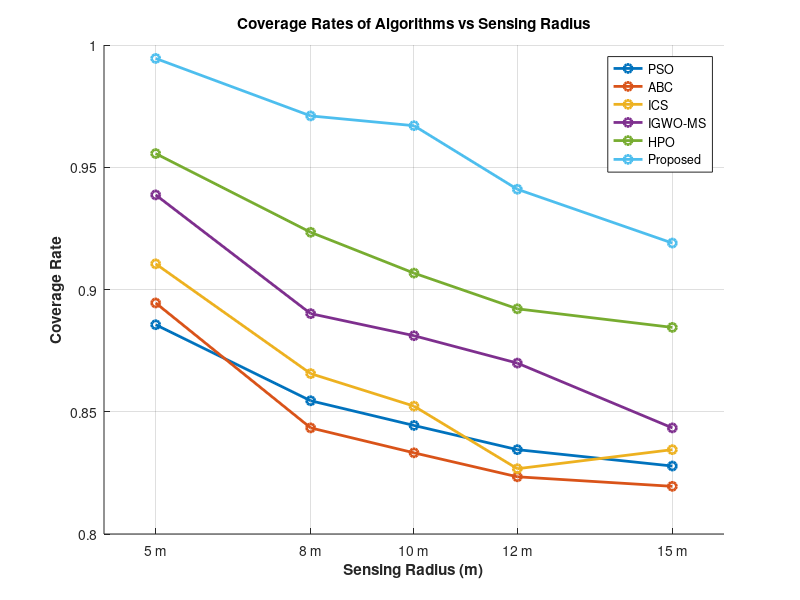

MATLAB code to generate this figure: (Note: this script raises an error after producing the figure.)
% MATLAB Code to Compare Coverage Rates vs Sensing Radius

% Define algorithms and their coverage rates for each case
algorithms = {'PSO', 'ABC', 'ICS', 'IGWO-MS', 'HPO', 'Proposed'};
coverage_rates = [
    0.8856, 0.8545, 0.8444, 0.8345 0.8278;  % PSO
    0.8945, 0.8434, 0.8332, 0.8234  0.8195;  % ABC
    0.9105, 0.8656, 0.8523, 0.8267, 0.8345;  % ICS
    0.9387, 0.89013, 0.8811, 0.8699, 0.8434;  % IGWO-MS
    0.9556, 0.9234, 0.9067, 0.8921, 0.8845;  % HPO
    0.9945, 0.9710, 0.967, 0.9410, 0.9190   % Proposed
];

% Define sensing radii for each case
sensing_radii = [5, 8, 10, 12, 15]; % in meters

% Create a figure for the coverage rates vs sensing radius
figure('Position', [100, 100, 800, 500]);
hold on;

% Plot coverage rates for each algorithm
for i = 1:length(algorithms)
    plot(sensing_radii, coverage_rates(i, :), '-o', 'DisplayName', algorithms{i}, 'LineWidth', 2);
end

hold off;

% Title and labels
title('Coverage Rates of Algorithms vs Sensing Radius', 'FontWeight', 'bold');
xlabel('Sensing Radius (m)', 'FontWeight', 'bold');
ylabel('Coverage Rate', 'FontWeight', 'bold');
xticks(sensing_radii);
xticklabels({'5 m', '8 m','10 m','12 m', '15 m'});
legend('Location', 'best');
grid on;

% Adjust figure layout
sgtitle('Impact of Sensing Radius on Coverage Rate', 'FontWeight', 'bold');
